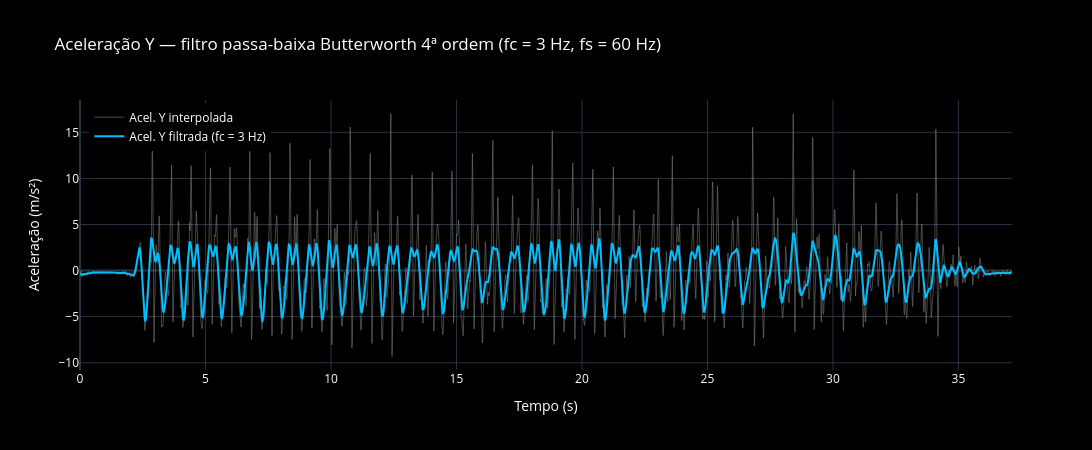

The notebook cell saved with this chart:
### Code cell
# =====================================================
# 4. Filtro passa-baixa — aceleração Y do smartphone (fc = 1 Hz)
# =====================================================
# Saída: Signal_filtered_accY_sp (mesmo eixo temporal que New_Time_accY_sp)

_fc_hz = 3.0
_fs_hz = float(fs)
_nyq = 0.5 * _fs_hz
_wn = _fc_hz / _nyq
_b, _a = butter(4, _wn, btype="low")
Signal_filtered_accY_sp = filtfilt(
    _b, _a, np.asarray(Signal_interpolated_accY_sp, dtype=float)
)

_t_accy = np.asarray(New_Time_accY_sp, dtype=float)
_y_raw = np.asarray(Signal_interpolated_accY_sp, dtype=float)
_y_filt = np.asarray(Signal_filtered_accY_sp, dtype=float)

fig_filt_accy = go.Figure()
fig_filt_accy.add_trace(go.Scatter(
    x=_t_accy, y=_y_raw, mode="lines", name="Acel. Y interpolada",
    line=dict(color="gray", width=1),
    opacity=0.55,
))
fig_filt_accy.add_trace(go.Scatter(
    x=_t_accy, y=_y_filt, mode="lines", name=f"Acel. Y filtrada (fc = {_fc_hz:g} Hz)",
    line=dict(color="deepskyblue", width=2),
))
fig_filt_accy.update_layout(
    title=f"Aceleração Y — filtro passa-baixa Butterworth 4ª ordem (fc = {_fc_hz:g} Hz, fs = {_fs_hz:g} Hz)",
    xaxis_title="Tempo (s)",
    yaxis_title="Aceleração (m/s²)",
    template="plotly_dark",
    width=1500,
    height=450,
    plot_bgcolor="black",
    paper_bgcolor="black",
    font=dict(color="white"),
    legend=dict(x=0.01, y=0.99),
)
fig_filt_accy.show()

### Figure 1 — Plotly figure (JSON) as saved in the notebook; plotly's stock layout.template omitted (floating-point values rounded to 4 significant figures; data arrays with more than 128 entries replaced by an {"elided": "..."} marker saying what was removed)
{"data": [{"line": {"color": "gray", "width": 1}, "mode": "lines", "name": "Acel. Y interpolada", "opacity": 0.55, "type": "scatter", "x": {"elided": "2229 float values"}, "y": {"elided": "2229 float values"}}, {"line": {"color": "deepskyblue", "width": 2}, "mode": "lines", "name": "Acel. Y filtrada (fc = 3 Hz)", "type": "scatter", "x": {"elided": "2229 float values"}, "y": {"elided": "2229 float values"}}], "layout": {"font": {"color": "white"}, "height": 450, "legend": {"x": 0.01, "y": 0.99}, "paper_bgcolor": "black", "plot_bgcolor": "black", "title": {"text": "Aceleração Y — filtro passa-baixa Butterworth 4ª ordem (fc = 3 Hz, fs = 60 Hz)"}, "width": 1500, "xaxis": {"title": {"text": "Tempo (s)"}}, "yaxis": {"title": {"text": "Aceleração (m/s²)"}}}}
